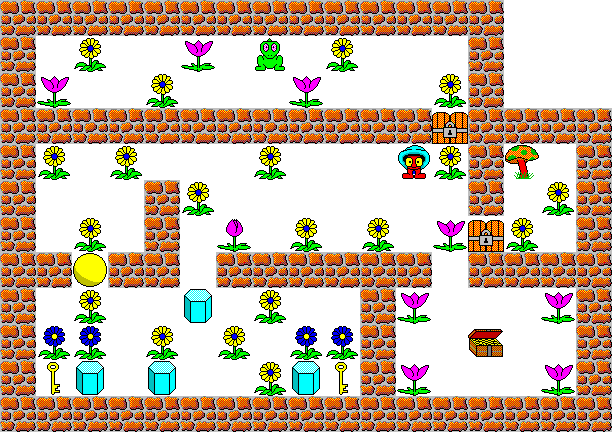

This is a level from a 2D game, rendered from its Tiled map with the project's own tilesets. A one-line summary and the map file follow, with tile-layer data summarised:
An orthogonal 17x12 tile map with 36x36 px tiles, 2 tile layers (ground, hazard).

<map version="1.0" orientation="orthogonal" width="17" height="12" tilewidth="36" tileheight="36">
 <tileset firstgid="1" name="tileset" tilewidth="36" tileheight="36">
  <image source="tileset.png" width="256" height="256" />
 </tileset>
 <layer name="ground" width="17" height="12">
  <data>[204 cells, 204 non-empty, 1 distinct tile ids]</data>
 </layer>
 <layer name="hazard" width="17" height="12">
  <data>[204 cells, 129 non-empty, 13 distinct tile ids]</data>
 </layer>
</map>
